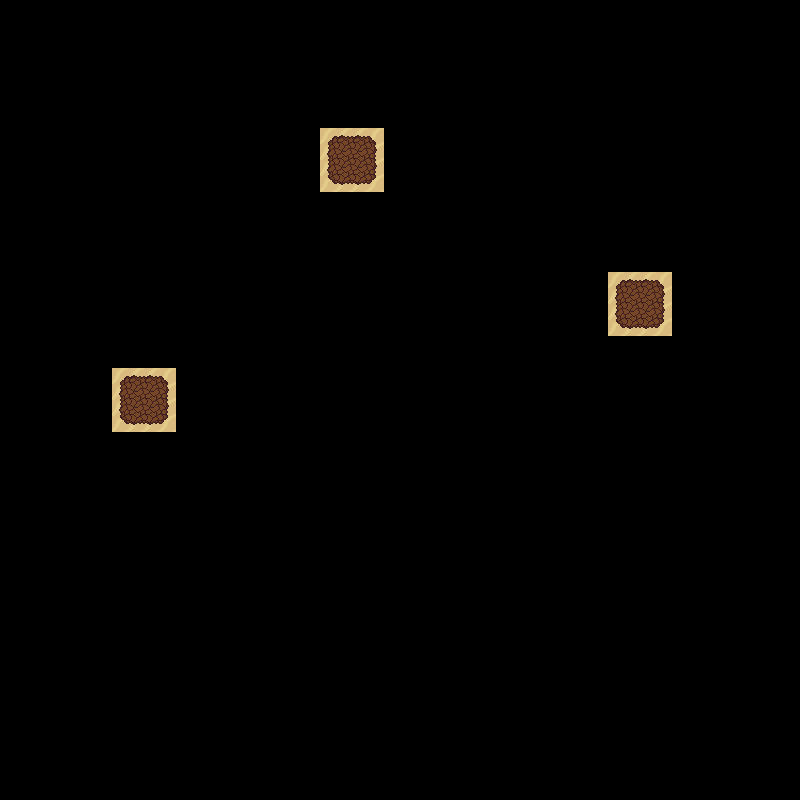

This is a level from a 2D game, rendered from its Tiled map with the project's own tilesets. A one-line summary and the map file follow, with tile-layer data summarised:
An orthogonal 50x50 tile map with 16x16 px tiles, 9 tile layers (Top_door_open, Top_door_closed, Left_door_closed, Left_door_open, ...), 2 hidden layers not drawn, 2 tilesets.

<map version="1.10" tiledversion="1.11.2" orientation="orthogonal" renderorder="right-down" width="50" height="50" tilewidth="16" tileheight="16" infinite="0" nextlayerid="12" nextobjectid="1">
 <tileset firstgid="1" source="desert_demo_terrain.tsx" />
 <tileset firstgid="65" source="desert_demo_objects.tsx" />
 <layer id="1" name="Floor" width="50" height="50" visible="0">
  <data>[2500 cells, 2116 non-empty, 1 distinct tile ids]</data>
 </layer>
 <layer id="3" name="Top_door_open" width="50" height="50">
  <data>[2500 cells, 4 non-empty, 4 distinct tile ids]</data>
 </layer>
 <layer id="4" name="Top_door_closed" width="50" height="50">
  <data>[2500 cells, 4 non-empty, 4 distinct tile ids]</data>
 </layer>
 <layer id="5" name="Left_door_closed" width="50" height="50">
  <data>[2500 cells, 4 non-empty, 4 distinct tile ids]</data>
 </layer>
 <layer id="6" name="Left_door_open" width="50" height="50">
  <data>[2500 cells, 4 non-empty, 4 distinct tile ids]</data>
 </layer>
 <layer id="7" name="Right_door_closed" width="50" height="50">
  <data>[2500 cells, 4 non-empty, 4 distinct tile ids]</data>
 </layer>
 <layer id="8" name="Right_door_open" width="50" height="50">
  <data>[2500 cells, 4 non-empty, 4 distinct tile ids]</data>
 </layer>
 <layer id="9" name="Right_path" width="50" height="50">
  <data>[2500 cells, 16 non-empty, 9 distinct tile ids]</data>
 </layer>
 <layer id="10" name="Left_path" width="50" height="50">
  <data>[2500 cells, 16 non-empty, 9 distinct tile ids]</data>
 </layer>
 <layer id="11" name="Top_path" width="50" height="50">
  <data>[2500 cells, 16 non-empty, 9 distinct tile ids]</data>
 </layer>
 <layer id="2" name="Border" width="50" height="50" visible="0">
  <data>[2500 cells, 384 non-empty, 9 distinct tile ids]</data>
 </layer>
</map>
